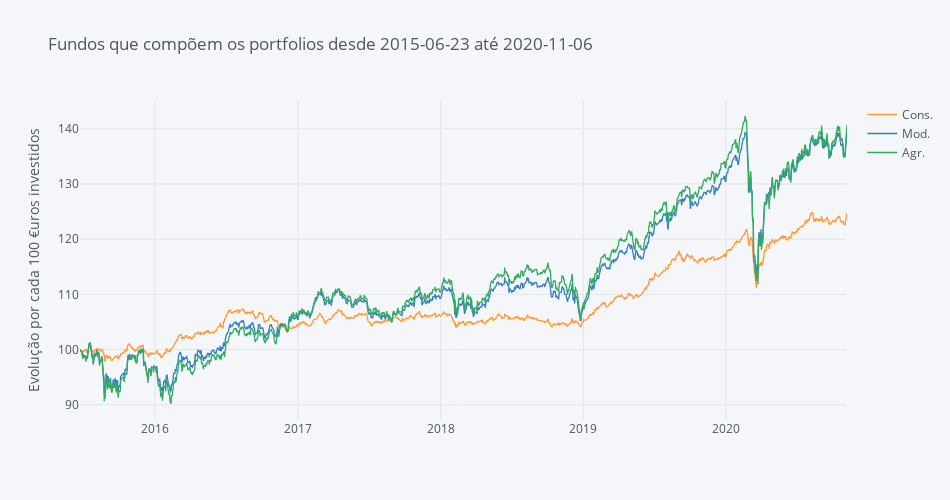

Source (notebook cell):
### Markdown cell above
### Portfolios:

- Portfolio Conservador:
    - 20% IWDA (MSCI World) - [Homepage](https://www.ishares.com/nl/particuliere-belegger/nl/producten/251882/ishares-msci-world-ucits-etf-acc-fund) (tem de se traduzir para inglês usando a funcionalidade "translate to english" do chrome)
    - 70% Vanguard Global Bond - [Homepage](https://global.vanguard.com/portal/site/kiids/pt/pt/documents) // [Kiid](https://global.vanguard.com/portal/site/loadPDF?country=pt&docId=10417)
    
    
- Portfolio Moderado:
    - 50% IWDA (MSCI World) - [Homepage](https://www.ishares.com/nl/particuliere-belegger/nl/producten/251882/ishares-msci-world-ucits-etf-acc-fund) (tem de se traduzir para inglês usando a funcionalidade "translate to english" do chrome)
    - 50% Vanguard Global Bond - [Homepage](https://global.vanguard.com/portal/site/kiids/pt/pt/documents) // [Kiid](https://global.vanguard.com/portal/site/loadPDF?country=pt&docId=10417)
    
    
- Portfolio Agressivo:
    - 80% IWDA (MSCI World) - [Homepage](https://www.ishares.com/nl/particuliere-belegger/nl/producten/251882/ishares-msci-world-ucits-etf-acc-fund) (tem de se traduzir para inglês usando a funcionalidade "translate to english" do chrome)
    - 20% Vanguard Global Bond - [Homepage](https://global.vanguard.com/portal/site/kiids/pt/pt/documents) // [Kiid](https://global.vanguard.com/portal/site/loadPDF?country=pt&docId=10417)

### Code cell
portfolios.iplot(dimensions=pl.dimensions, title='Fundos que compõem os portfolios desde ' +  Begin + ' até ' + End,
                 yTitle='Evolução por cada 100 €uros investidos')

### Figure 1 — Plotly figure (JSON) as saved in the notebook; plotly's stock layout.template omitted (floating-point values rounded to 4 significant figures; data arrays with more than 128 entries replaced by an {"elided": "..."} marker saying what was removed)
{"data": [{"line": {"color": "rgba(255, 153, 51, 1.0)", "dash": "solid", "shape": "linear", "width": 1.3}, "mode": "lines", "name": "Cons.", "text": "", "type": "scatter", "x": {"elided": "1964 str values"}, "y": {"elided": "1964 float values"}}, {"line": {"color": "rgba(55, 128, 191, 1.0)", "dash": "solid", "shape": "linear", "width": 1.3}, "mode": "lines", "name": "Mod.", "text": "", "type": "scatter", "x": {"elided": "1964 str values"}, "y": {"elided": "1964 float values"}}, {"line": {"color": "rgba(50, 171, 96, 1.0)", "dash": "solid", "shape": "linear", "width": 1.3}, "mode": "lines", "name": "Agr.", "text": "", "type": "scatter", "x": {"elided": "1964 str values"}, "y": {"elided": "1964 float values"}}], "layout": {"height": 500, "legend": {"bgcolor": "#F5F6F9", "font": {"color": "#4D5663"}}, "paper_bgcolor": "#F5F6F9", "plot_bgcolor": "#F5F6F9", "title": {"font": {"color": "#4D5663"}, "text": "Fundos que compõem os portfolios desde 2015-06-23 até 2020-11-06"}, "width": 950, "xaxis": {"autorange": true, "gridcolor": "#E1E5ED", "range": ["2015-06-23", "2020-11-06"], "showgrid": true, "tickfont": {"color": "#4D5663"}, "title": {"font": {"color": "#4D5663"}, "text": ""}, "type": "date", "zerolinecolor": "#E1E5ED"}, "yaxis": {"autorange": true, "gridcolor": "#E1E5ED", "range": [87.24, 145.2], "showgrid": true, "tickfont": {"color": "#4D5663"}, "title": {"font": {"color": "#4D5663"}, "text": "Evolução por cada 100 €uros investidos"}, "type": "linear", "zerolinecolor": "#E1E5ED"}}}
